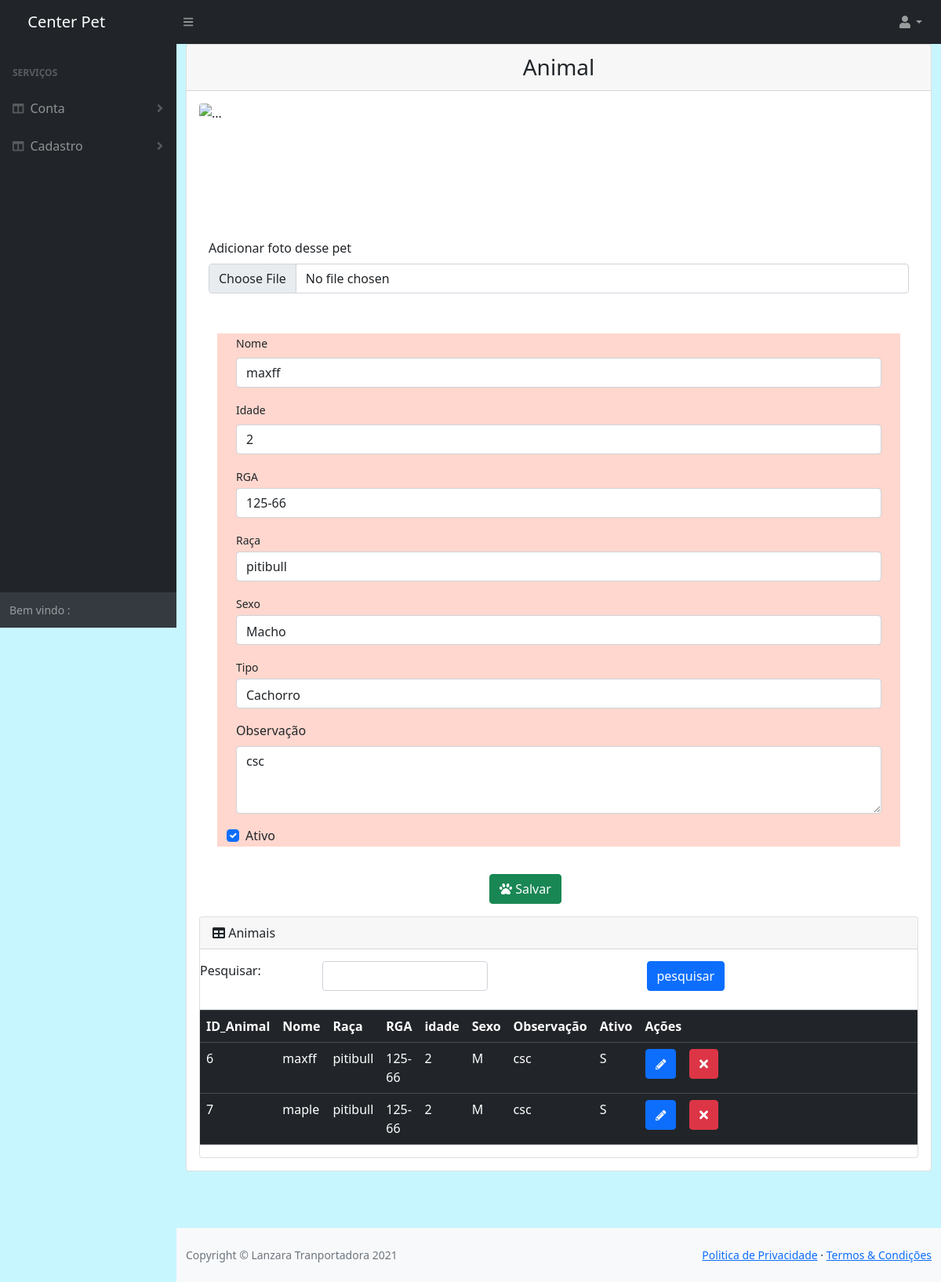
Page /sistema/cad_animal.php?id_animal=6 (signed in) on the committed database.
### tables this page shows
CREATE TABLE `animal` (
  `id_animal` int(11) NOT NULL,
  `nome_animal` varchar(300) NOT NULL,
  `idade` varchar(300) NOT NULL,
  `rga` varchar(300) NOT NULL,
  `raca` varchar(300) NOT NULL,
  `sexo` varchar(300) NOT NULL,
  `observacao` varchar(300) NOT NULL,
  `tipo` varchar(300) NOT NULL,
  `ativo` varchar(2) NOT NULL,
  `imagem` varchar(300) NOT NULL,
  `id_usuario` int(25) NOT NULL
);

### sistema/cad_animal.php (the view, shortened to what the rows shown need)
<!DOCTYPE html>
<html lang="pt-BR">
<head>
    <link href="css/styles.css" rel="stylesheet" />
    <link href="https://cdn.datatables.net/1.10.20/css/dataTables.bootstrap4.min.css" rel="stylesheet" />
    <link href="https://cdn.jsdelivr.net/npm/bootstrap@5.0.1/dist/css/bootstrap.min.css" rel="stylesheet">
    <link href="https://cdn.datatables.net/1.10.20/css/dataTables.bootstrap4.min.css" rel="stylesheet" />
    <?php
    $sexo = array(
        "" => "----Selecione----",
        "M" => "Macho",
        "F" => "Femea"
    );
    ?>
    <?php
    $tipo = array(
        "" => "----Selecione----",
        "Cachorro" => "Cachorro",
        "Coelho" => "Coelho",
        "Furão" => "Furão",
        "Gato" => "Gato",
        "Hamster" => "Hamster",
        "Roedor" => "Roedor",
        "Porquinho_da_india" => "Porquinho_da_india",
        "Passáro" => "Passáro",
        "Peixao" => "Peixao",
        "Tartaruga" => "Tartaruga",
    );
    ?>
</head>
<body style="background-color: #C8F6FF;"  class="sb-nav-fixed">
    <?php include 'nav.php'; ?>
    <div id="layoutSidenav">
        <div id="layoutSidenav_content">
            <main>
                <div class="container-fluid">
                    <div class="card">
                        <div class="card-dark">
                            <div class="card-body">
                                <form  action="crud/crud_animal.php" method="POST" data-toggle="validator" role="form" enctype="multipart/form-data">
                                    <?php
                                    if (isset($_GET["id_animal"])) {
                                        $queryCliente = $conexao->query("SELECT * FROM animal WHERE id_animal = " . $_GET["id_animal"]);
                                        $dados = $queryCliente->fetch_assoc();
                                    ?>
                                    <?php } ?>
                                    <div class="form-group row">
                                        <div style="display: block; border: 35px solid #fff; background-color: #FFD7CE;" class="AreaDados">
                                            <div class="col-md-12">
                                                <div class="form-group">
                                                    <label class="small mb-2" for="NomeAnimal">Nome</label>
                                                    <input class="form-control  nome" id="NomeAnimal" type="text" value="<?php if (isset($_GET["id_animal"])) {
                                                                                                                                echo $dados["nome_animal"];
                                                                                                                            } ?>" placeholder="Digite o nome" name="nome_animal" required />
                                                </div>
                                            </div>
                                            <div class="col-md-12">
                                                <div class="form-group">
                                                    <label class="small mb-2" for="idadeAnimal">Idade</label>
                                                    <input class="form-control idade" id="idadeAnimal" type="text" value="<?php if (isset($_GET["id_animal"])) {
                                                                                                                                echo $dados["idade"];
                                                                                                                            } ?>" placeholder="Digite a idade" name="idade" required />
                                                </div>
                                            </div>
                                            <div class="col-md-12">
                                                <div class="form-group">
                                                    <label class="small mb-1" for="RgaAni">RGA</label>
                                                    <input class="form-control rga" id="RgaAni" type="text" value="<?php if (isset($_GET["id_animal"])) {
                                                                                                                        echo $dados["rga"];
                                                                                                                    } ?>" placeholder="Digite o RGA" name="rga" required />
                                                </div>
                                            </div>
                                            <div class="col-md-12">
                                                <div class="form-group">
                                                    <label class="small mb-1" for="Raça">Raça</label>
                                                    <input class="form-control py-2" id="Raça" type="text" value="<?php if (isset($_GET["id_animal"])) {
                                                                                                                        echo $dados["raca"];
                                                                                                                    } ?>" placeholder="Digite a Raça" name="raca" required />
                                                </div>
                                            </div>
                                            <div class="form-group col-md-12">
                                                <label for="SexoAni " class="small mb-1">Sexo</label>
                                                <select id="cmbSexo" class="form-control py-2" name="sexo">
                                                    <?php
                                                    if (isset($_GET["id_animal"])) {
                                                        foreach ($sexo as $key => $value) {
                                                            if ($dados["sexo"] == $key) {
                                                                echo "<option value=" . $key . " selected>" . $value . "</option>";
                                                            } else {
                                                                echo "<option value=" . $key . ">" . $value . "</option>";
                                                            }
                                                        }
                                                    } else {
                                                        foreach ($sexo as $key => $value) {
                                                            echo "<option value=" . $key . ">" . $value . "</option>";
                                                        }
                                                    }
                                                    ?>
                                                </select>
                                            </div>
                                            <div class="form-group col-md-12">
                                                <label for="tipoAni " class="small mb-1">Tipo</label>
                                                <select id="tipoAni" class="form-control py-2 " name="tipo">
                                                    <?php
                                                    if (isset($_GET["id_animal"])) {
                                                        foreach ($tipo as $key => $value) {
                                                            if ($dados["tipo"] == $key) {
                                                                echo "<option value=" . $key . " selected>" . $value . "</option>";
                                                            } else {
                                                                echo "<option value=" . $key . ">" . $value . "</option>";
                                                            }
                                                        }
                                                    } else {
                                                        foreach ($tipo as $key => $value) {
                                                            echo "<option value=" . $key . ">" . $value . "</option>";
                                                        }
                                                    }
                                                    ?>
                                                </select>
                                            </div>
                                            <div class="form-group col-md-12">
                                                <label for="observacaoani">Observação</label>
                                                <textarea name="observacao" class="form-control" id="observacaoani" rows="3" placeholder="Digite a observação do animal"><?php if (isset($_GET["id_animal"])) {
                                                                                                                                                                                echo $dados["observacao"];
                                                                                                                                                                            } ?></textarea>
                                            </div>
                                            <div class="form-check">
                                                <input type="checkbox" class="form-check-input" value="S" id="AtivoAni" name="ativo" <?php if (isset($_GET["id_animal"])) {
                                                                                                                                            if ($dados["ativo"] == "S") {
                                                                                                                                                echo "checked";
                                                                                                                                            }
                                                                                                                                        } ?>>
                                                <label class="form-check-label" for="AtivoAni">Ativo</label>
                                            </div>
                                        </div>
                                    </div>
                                </form>
                                <div class="row Col-md-12 ">
                                    <div class="Col-md-12">
                                        <div class="card">
                                            <br>
                                            <table class="table table-dark">
                                                <tr style="padding: 20px;">
                                                    <th>ID_Animal</th>
                                                    <th>Nome</th>
                                                    <th>Raça</th>
                                                    <th>RGA</th>
                                                    <th>idade</th>
                                                    <th>Sexo</th>
                                                    <th>Observação</th>
                                                    <th>Ativo</th>
                                                    <th>Ações</th>
                                                </tr>
                                                <?php
                                                $consultaTabela = "";
                                                if (isset($_GET["pesquisa"])) {
                                                    $pesquisa = $_GET["pesquisa"];
                                                    $consultaTabela = "SELECT * FROM animal WHERE nome LIKE '%$pesquisa%' OR raca LIKE '%$pesquisa%' OR tipo LIKE '%$pesquisa%' OR sexo LIKE '%$pesquisa%'";
                                                } else {
                                                    $consultaTabela = "SELECT * FROM animal";
                                                }
                                                $queryAnimal = $conexao->query($consultaTabela);
                                                while ($dados = $queryAnimal->fetch_assoc()) {
                                                ?>
                                                    <tr style="align-itens: center;width: 22px;">
                                                        <td width="20px"><?php echo $dados["id_animal"]; ?> </td>
                                                        <td width="20px"><?php echo $dados["nome_animal"]; ?></td>
                                                        <td width="20px"><?php echo $dados["raca"]; ?></td>
                                                        <td width="20px"> <?php echo $dados["rga"]; ?></td>
                                                        <td width="20px"><?php echo $dados["idade"]; ?></td>
                                                        <td width="20px"><?php echo $dados["sexo"]; ?></td>
                                                        <td width="20px"><?php echo $dados["observacao"]; ?></td>
                                                        <td width="20px"> <?php echo $dados["ativo"]; ?></td>
                                                        <td>
                                                            <a href="cad_animal.php?id_animal=<?php echo $dados["id_animal"]; ?>" class="btn btn-primary"><i style="font-size: 10pt;" class="fas fa-pencil-alt"></i></a>
                                                            <a href="crud/crud_animal.php?excluir=1&id_animal=<?php echo $dados["id_animal"]; ?>" class="btn btn-danger btn-excluir-cliente"><i style="font-size: 12pt; " class="fas fa-times"></i></a>
                                                        </td>
                                                    </tr>
                                                <?php } ?>
                                            </table>
                                        </div>
                                    </div>
                                </div>
                            </div>
                        </div>
                    </div>
                </div>
            </main>
            <br>
            <br>
            <br>
        </div>
    </div>
</body>
</html>

### rows in the picture
animal: nome_animal "maxff", idade "2", rga "125-66", raca "pitibull", sexo "Macho", tipo "Cachorro", observacao "csc", ativo "☑", id_animal "6", sexo "M", ativo "S"
animal: id_animal "7", nome_animal "maple", raca "pitibull", rga "125-66", idade "2", sexo "M", observacao "csc", ativo "S"
